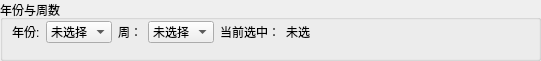
    <widget class="QGroupBox" name="groupBox">
     <property name="geometry">
      <rect>
       <x>530</x>
       <y>50</y>
       <width>541</width>
       <height>61</height>
      </rect>
     </property>
     <property name="title">
      <string>年份与周数</string>
     </property>
     <widget class="QWidget" name="layoutWidget">
      <property name="geometry">
       <rect>
        <x>12</x>
        <y>21</y>
        <width>511</width>
        <height>23</height>
       </rect>
      </property>
      <layout class="QGridLayout" name="gridLayout" columnstretch="0,0,0,0,0,0,1">
       <item row="0" column="2">
        <widget class="QLabel" name="label_2">
         <property name="text">
          <string>周：</string>
         </property>
        </widget>
       </item>
       <item row="0" column="1">
        <widget class="QComboBox" name="cb_year">
         <item>
          <property name="text">
           <string>未选择</string>
          </property>
         </item>
        </widget>
       </item>
       <item row="0" column="0">
        <widget class="QLabel" name="label">
         <property name="text">
          <string>年份:</string>
         </property>
        </widget>
       </item>
       <item row="0" column="3">
        <widget class="QComboBox" name="cb_week">
         <item>
          <property name="text">
           <string>未选择</string>
          </property>
         </item>
         <item>
          <property name="text">
           <string>1</string>
          </property>
         </item>
         <item>
          <property name="text">
           <string>2</string>
          </property>
         </item>
         <item>
          <property name="text">
           <string>3</string>
          </property>
         </item>
         <item>
          <property name="text">
           <string>4</string>
          </property>
         </item>
         <item>
          <property name="text">
           <string>5</string>
          </property>
         </item>
         <item>
          <property name="text">
           <string>6</string>
          </property>
         </item>
         <item>
          <property name="text">
           <string>7</string>
          </property>
         </item>
         <item>
          <property name="text">
           <string>8</string>
          </property>
         </item>
         <item>
          <property name="text">
           <string>9</string>
          </property>
         </item>
         <item>
          <property name="text">
           <string>10</string>
          </property>
         </item>
         <item>
          <property name="text">
           <string>11</string>
          </property>
         </item>
         <item>
          <property name="text">
           <string>12</string>
          </property>
         </item>
         <item>
          <property name="text">
           <string>13</string>
          </property>
         </item>
         <item>
          <property name="text">
           <string>14</string>
          </property>
         </item>
         <item>
          <property name="text">
           <string>15</string>
          </property>
         </item>
         <item>
          <property name="text">
           <string>16</string>
          </property>
         </item>
         <item>
          <property name="text">
           <string>17</string>
          </property>
         </item>
         <item>
          <property name="text">
           <string>18</string>
          </property>
         </item>
         <item>
          <property name="text">
           <string>19</string>
          </property>
         </item>
         <item>
          <property name="text">
           <string>20</string>
          </property>
         </item>
         <item>
          <property name="text">
           <string>21</string>
          </property>
         </item>
         <item>
          <property name="text">
           <string>22</string>
          </property>
         </item>
         <item>
          <property name="text">
           <string>23</string>
          </property>
         </item>
         <item>
          <property name="text">
           <string>24</string>
          </property>
         </item>
         <item>
          <property name="text">
           <string>25</string>
          </property>
         </item>
         <item>
          <property name="text">
           <string>26</string>
          </property>
         </item>
         <item>
          <property name="text">
           <string>27</string>
          </property>
         </item>
         <item>
          <property name="text">
           <string>28</string>
          </property>
         </item>
         <item>
          <property name="text">
           <string>29</string>
          </property>
         </item>
         <item>
          <property name="text">
           <string>30</string>
          </property>
         </item>
         <item>
          <property name="text">
           <string>31</string>
          </property>
         </item>
         <item>
          <property name="text">
           <string>32</string>
          </property>
         </item>
         <item>
          <property name="text">
           <string>33</string>
          </property>
         </item>
         <item>
          <property name="text">
           <string>34</string>
          </property>
         </item>
         <item>
          <property name="text">
           <string>35</string>
          </property>
         </item>
         <item>
          <property name="text">
           <string>36</string>
          </property>
         </item>
         <item>
          <property name="text">
           <string>37</string>
          </property>
         </item>
         <item>
          <property name="text">
           <string>38</string>
          </property>
         </item>
         <item>
          <property name="text">
           <string>39</string>
          </property>
         </item>
         <item>
          <property name="text">
           <string>40</string>
          </property>
         </item>
         <item>
          <property name="text">
           <string>41</string>
          </property>
         </item>
         <item>
          <property name="text">
           <string>42</string>
          </property>
         </item>
         <item>
          <property name="text">
           <string>43</string>
          </property>
         </item>
         <item>
          <property name="text">
           <string>44</string>
          </property>
         </item>
         <item>
          <property name="text">
           <string>45</string>
          </property>
         </item>
         <item>
          <property name="text">
           <string>46</string>
          </property>
         </item>
         <item>
          <property name="text">
           <string>47</string>
          </property>
         </item>
         <item>
          <property name="text">
           <string>48</string>
          </property>
         </item>
         <item>
          <property name="text">
           <string>49</string>
          </property>
         </item>
         <item>
          <property name="text">
           <string>50</string>
          </property>
         </item>
         <item>
          <property name="text">
           <string>51</string>
          </property>
         </item>
         <item>
          <property name="text">
           <string>52</string>
          </property>
         </item>
         <item>
          <property name="text">
           <string>53</string>
          </property>
         </item>
        </widget>
       </item>
       <item row="0" column="4">
        <widget class="QLabel" name="label_14">
         <property name="text">
          <string>当前选中：</string>
         </property>
        </widget>
       </item>
       <item row="0" column="5" colspan="2">
        <widget class="QLabel" name="lb_status">
         <property name="text">
          <string>未选</string>
         </property>
        </widget>
       </item>
      </layout>
     </widget>
    </widget>
